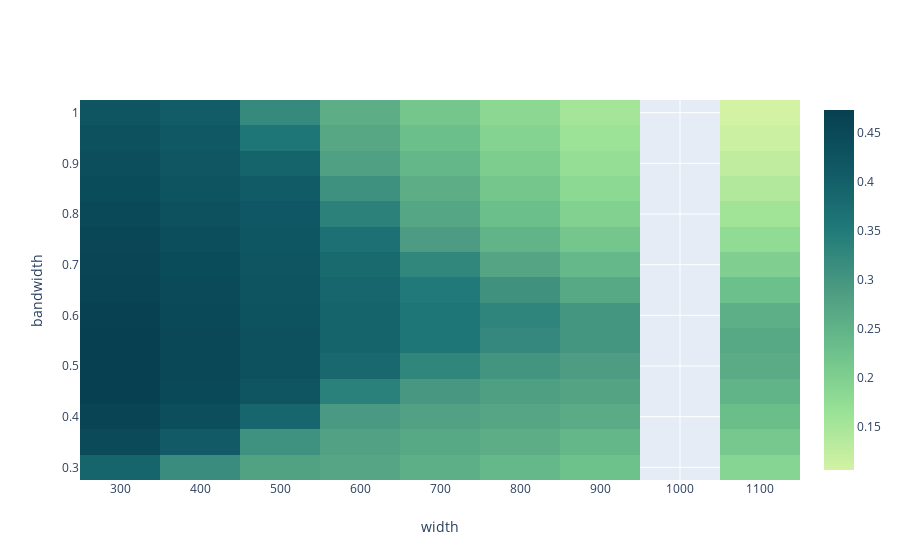
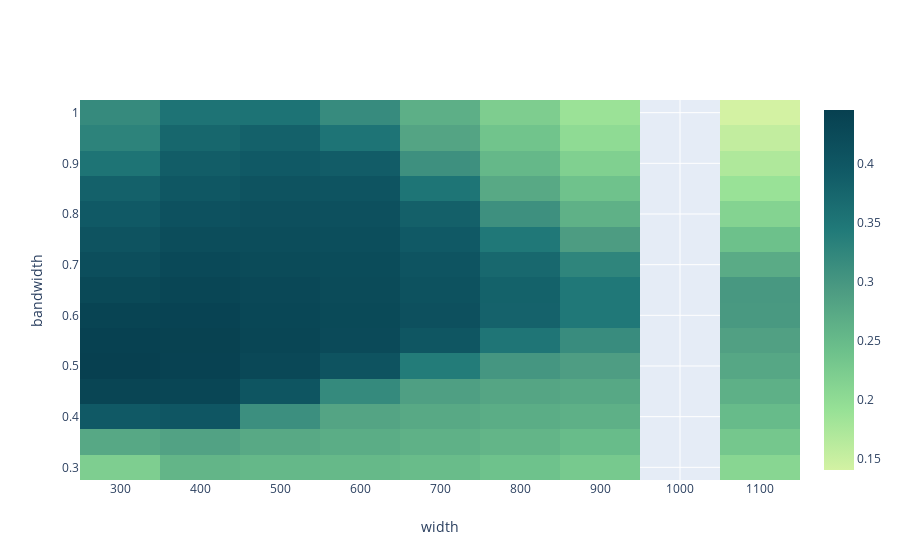
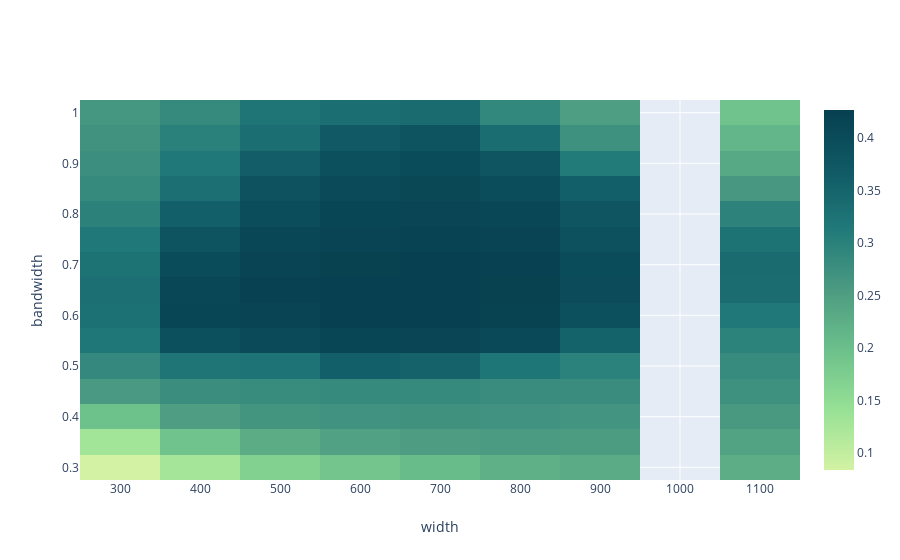
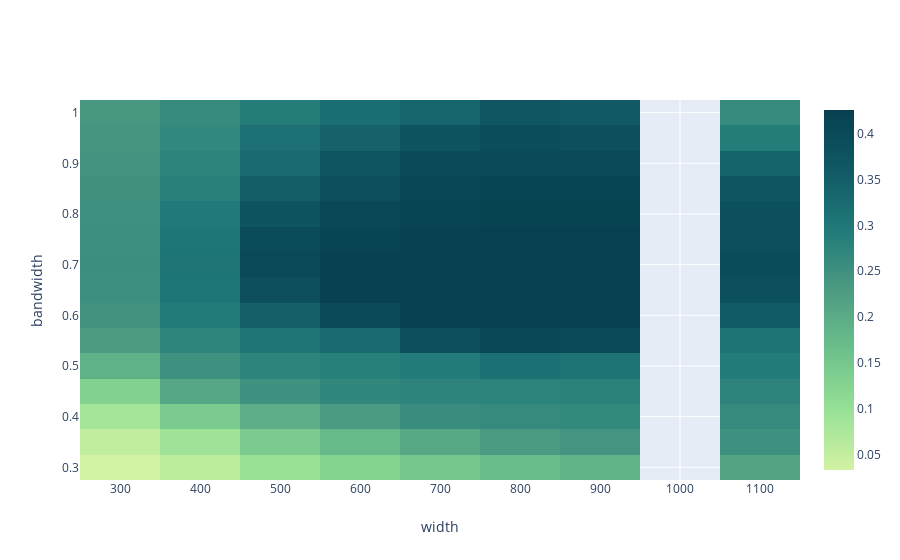

Notebook cell for these charts, in order:
### Code cell
for nbar in list(range(5,35,5)):
#     heatmap(record, xaxis='width', yaxis='bandwidth', fix='nbar', fixv=15)
    heatmap(record[record.nbar == nbar], xaxis='width', yaxis='bandwidth', aggr='mean')

### Figure 1 — Plotly figure (JSON) as saved in the notebook; plotly's stock layout.template omitted (floating-point values rounded to 4 significant figures; data arrays with more than 128 entries replaced by an {"elided": "..."} marker saying what was removed)
{"data": [{"colorscale": [[0, "rgb(211, 242, 163)"], [0.1667, "rgb(151, 225, 150)"], [0.3333, "rgb(108, 192, 139)"], [0.5, "rgb(76, 155, 130)"], [0.6667, "rgb(33, 122, 121)"], [0.8333, "rgb(16, 89, 101)"], [1, "rgb(7, 64, 80)"]], "type": "heatmap", "x": [300, 400, 500, 600, 700, 800, 900, 1000, 1100], "y": [0.3, 0.35, 0.4, 0.45, 0.5, 0.55, 0.6, 0.65, 0.7, 0.75, 0.8, 0.85, 0.9, 0.95, 1], "z": {"elided": "15x9 float values"}}], "layout": {"xaxis": {"title": {"text": "width"}}, "yaxis": {"title": {"text": "bandwidth"}}}}

### Figure 2 — Plotly figure (JSON) as saved in the notebook; plotly's stock layout.template omitted (floating-point values rounded to 4 significant figures; data arrays with more than 128 entries replaced by an {"elided": "..."} marker saying what was removed)
{"data": [{"colorscale": [[0, "rgb(211, 242, 163)"], [0.1667, "rgb(151, 225, 150)"], [0.3333, "rgb(108, 192, 139)"], [0.5, "rgb(76, 155, 130)"], [0.6667, "rgb(33, 122, 121)"], [0.8333, "rgb(16, 89, 101)"], [1, "rgb(7, 64, 80)"]], "type": "heatmap", "x": [300, 400, 500, 600, 700, 800, 900, 1000, 1100], "y": [0.3, 0.35, 0.4, 0.45, 0.5, 0.55, 0.6, 0.65, 0.7, 0.75, 0.8, 0.85, 0.9, 0.95, 1], "z": {"elided": "15x9 float values"}}], "layout": {"xaxis": {"title": {"text": "width"}}, "yaxis": {"title": {"text": "bandwidth"}}}}

### Figure 3 — Plotly figure (JSON) as saved in the notebook; plotly's stock layout.template omitted (floating-point values rounded to 4 significant figures; data arrays with more than 128 entries replaced by an {"elided": "..."} marker saying what was removed)
{"data": [{"colorscale": [[0, "rgb(211, 242, 163)"], [0.1667, "rgb(151, 225, 150)"], [0.3333, "rgb(108, 192, 139)"], [0.5, "rgb(76, 155, 130)"], [0.6667, "rgb(33, 122, 121)"], [0.8333, "rgb(16, 89, 101)"], [1, "rgb(7, 64, 80)"]], "type": "heatmap", "x": [300, 400, 500, 600, 700, 800, 900, 1000, 1100], "y": [0.3, 0.35, 0.4, 0.45, 0.5, 0.55, 0.6, 0.65, 0.7, 0.75, 0.8, 0.85, 0.9, 0.95, 1], "z": {"elided": "15x9 float values"}}], "layout": {"xaxis": {"title": {"text": "width"}}, "yaxis": {"title": {"text": "bandwidth"}}}}

### Figure 4 — Plotly figure (JSON) as saved in the notebook; plotly's stock layout.template omitted (floating-point values rounded to 4 significant figures; data arrays with more than 128 entries replaced by an {"elided": "..."} marker saying what was removed)
{"data": [{"colorscale": [[0, "rgb(211, 242, 163)"], [0.1667, "rgb(151, 225, 150)"], [0.3333, "rgb(108, 192, 139)"], [0.5, "rgb(76, 155, 130)"], [0.6667, "rgb(33, 122, 121)"], [0.8333, "rgb(16, 89, 101)"], [1, "rgb(7, 64, 80)"]], "type": "heatmap", "x": [300, 400, 500, 600, 700, 800, 900, 1000, 1100], "y": [0.3, 0.35, 0.4, 0.45, 0.5, 0.55, 0.6, 0.65, 0.7, 0.75, 0.8, 0.85, 0.9, 0.95, 1], "z": {"elided": "15x9 float values"}}], "layout": {"xaxis": {"title": {"text": "width"}}, "yaxis": {"title": {"text": "bandwidth"}}}}
